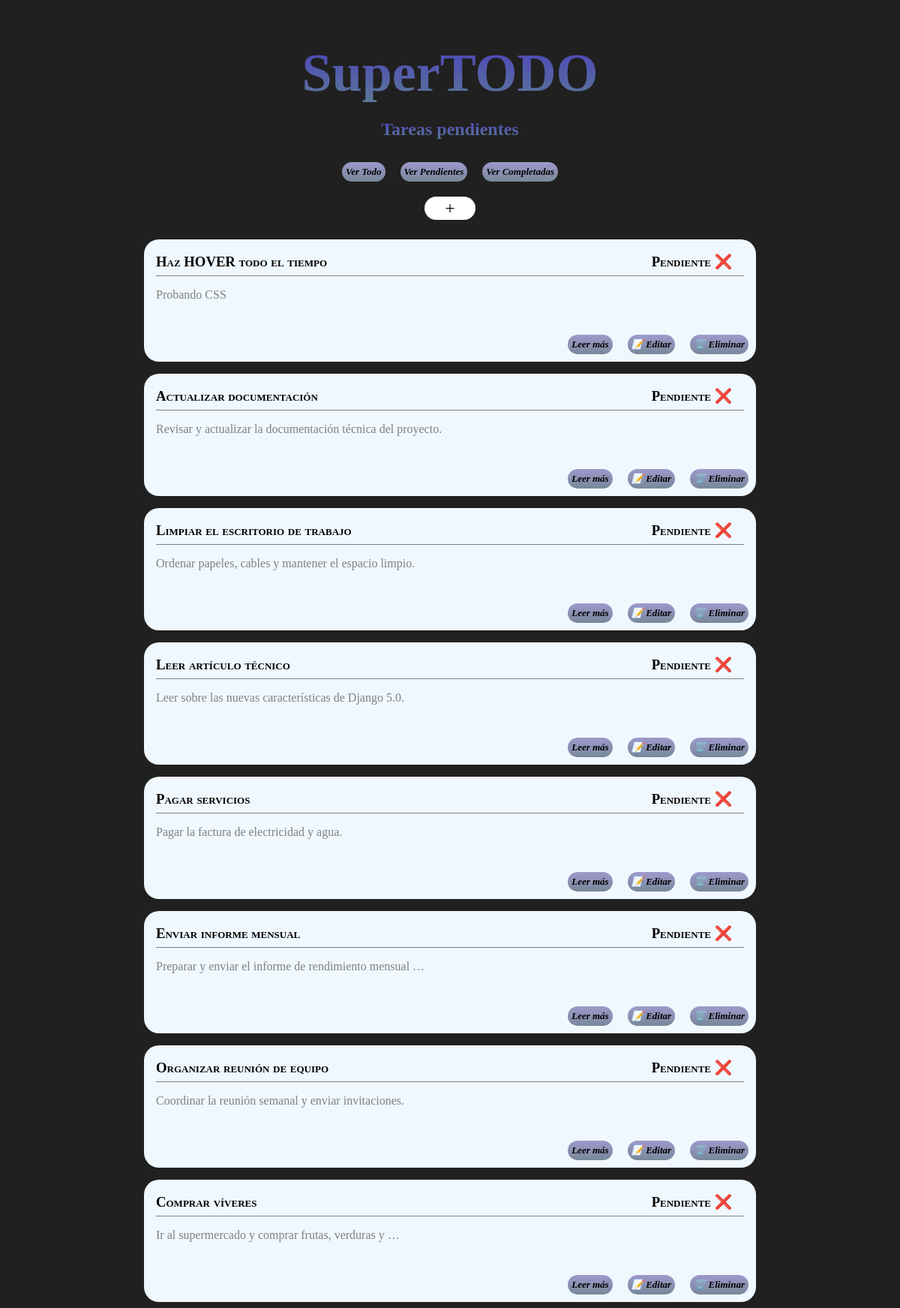
The page /tasks/pending/ on the database its author committed.
### tasks/models.py (models this page shows, shortened)
class Task(models.Model):
    name = models.CharField(max_length=70)
    description = models.TextField(max_length=256, blank=True)
    slug = models.SlugField(unique=True)
    completed = models.BooleanField(default=False)
    created_at = models.DateTimeField()
    updated_at = models.DateTimeField()

### tasks/views.py (the view)
# urls.py: path('pending/', views.task_list_pending, name='task-list-pending'),
def task_list_pending(request):
    pending_tasks = Task.objects.filter(completed=False).order_by('-updated_at')
    return render(
        request, 'tasks/tasklist.html', {'tasks': pending_tasks, 'subtitle': 'Tareas pendientes'}
    )

### tasks/templates/tasks/tasklist.html
{% extends "base.html" %}
{% load static %}
  {% block content %}
    <div class="create">
      <span class="pill-create">
        <p><a href="{% url 'tasks:task-add'%}"> + </a></p>
      </span>
    </div>
      {% if tasks|length > 0 %}
        <div class="tasksDisplay">
          {% for task in tasks %}
            <div class="box">
              <div class="top-border">
                <div class="titleContainer">
                  <h3 class="title">{{ task.name }}</h3>
                  <h3 class="sign"> <a href="{% url 'tasks:task-toggle' task.slug %}"> {% if task.completed %} Completada ✅ {% else %} Pendiente ❌ {% endif %}</a> </h3>
                </div>
                <p class="content"> {{task.description | truncatewords:8 }}</p>
              </div>
              <br>
              <div class="buttons">
                <span class="pill">
                  <p><a href="{% url 'tasks:task-delete' task.slug %}"> 🗑️ Eliminar </a></p>
                </span>
                <span class="pill">
                  <p><a href="{% url 'tasks:task-edit' task.slug %}"> 📝 Editar </a></p>
                </span>
                <span class="pill">
                  <p><a href="{% url 'tasks:task-detail' task.slug %}">Leer más</a></p>
                </span>
              </div>
            </div>
          {% endfor %}
        </div>
      {% else %}
        <h3>Nada que hacer. ¡Enhorabuena!</h3>
      {% endif %}
  {% endblock %}

### shared/static/css/base.css (style rules this page uses)
body { background-color: rgb(32, 32, 32); color: white; font-family: Georgia, "Times New Roman", Times, serif; display: flex; flex-direction: column; align-items: center; justify-content: center; text-align: center; }
.box { background-color: aliceblue; width: 50rem; height: fit-content; border-radius: 20px; color: black; text-align: justify; padding-left: 1rem; margin-top: 1rem; }
.buttons { display: flex; flex-direction: row-reverse; align-items: end; justify-items: end; }
.pill p { background: linear-gradient(#9e99cc, lightslategray); border-radius: 20px; width: fit-content; font-size: small; font-style: italic; font-weight: bold; padding: 5px; margin: 10px; }
.titleContainer { font-variant: small-caps; width: 49rem; height: 3rem; border-bottom: 1px solid gray; display: inline-flex; justify-content: space-between; }
.sign { margin-right: 1rem; }
.content { color: gray; }
.pill-create p { background-color: rgb(255, 255, 255); border-radius: 100px; width: 4rem; font-size: x-large; font-style: bold; padding: 2px; margin: 10px; }
a { text-decoration: none; color: black; }
.create { display: flex; align-items: center; justify-content: center; }

### rows shown on the page
Task: name "Haz HOVER todo el tiempo", completed "Pendiente ❌", description "Probando CSS"
Task: name "Actualizar documentación", completed "Pendiente ❌", description "Revisar y actualizar la documentación técnica del proyecto."
Task: name "Limpiar el escritorio de trabajo", completed "Pendiente ❌", description "Ordenar papeles, cables y mantener el espacio limpio."
Task: name "Leer artículo técnico", completed "Pendiente ❌", description "Leer sobre las nuevas características de Django 5.0."
Task: name "Pagar servicios", completed "Pendiente ❌", description "Pagar la factura de electricidad y agua."
Task: name "Enviar informe mensual", completed "Pendiente ❌", description "Preparar y enviar el informe de rendimiento mensual …"
Task: name "Organizar reunión de equipo", completed "Pendiente ❌", description "Coordinar la reunión semanal y enviar invitaciones."
Task: name "Comprar víveres", completed "Pendiente ❌", description "Ir al supermercado y comprar frutas, verduras y …"

### other values the page prints
{{ subtitle }} "Tareas pendientes"
